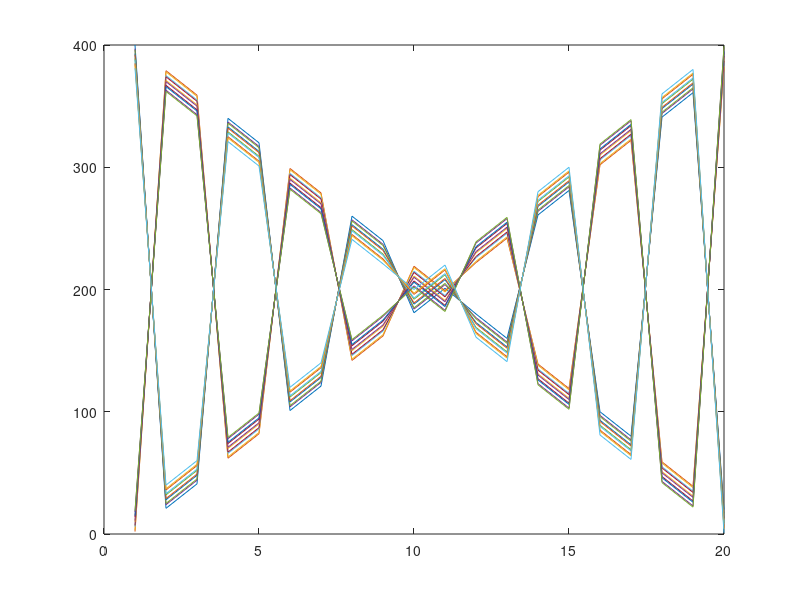

Here is the MATLAB script that generated this plot:
%Punto a
A=randi(10,10,10)

%Punto b
VecProp= eig(A, 'matrix');
valoProp=eig(A);

% Punto c
B=randi(10,10,3);

%Punto d
C = A*B
Size_C = size(C);
Max_C = max(C(:));
Min_C = min(C(:));

%Punto e

x = A(5,2)*B(9,3)*C(5,3)

%Punto f

concavec = cat(2,A(3,:),B(6,:))

%Punto g

Goku = diag(diag(A))
Vegueta = inv(Goku)

%Punto h

M = magic(20)

sudoku = sum(M)

wow = sum(diag(M))

plot(M)